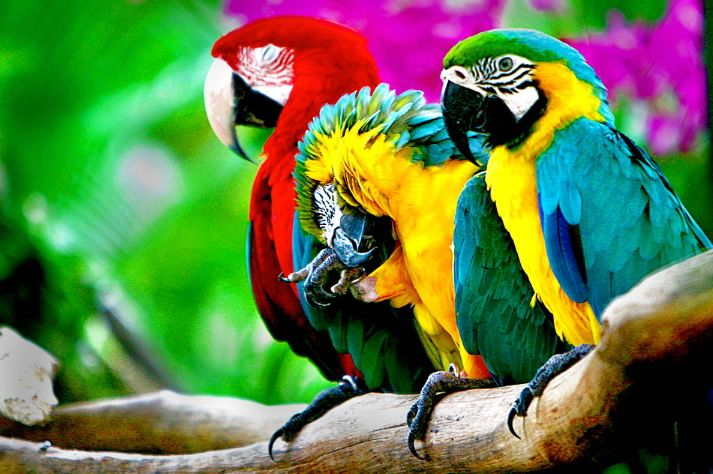
#> input picture week6/assignment1/data/parrots.jpg, 713 x 474 px
$ jupyter execute Assignment1.ipynb   (shell and % lines are left out)
#> lines starting #> are read from the running program, lines starting #| are printed output that depends on the picture
[cell 1]
import pandas as pd
import numpy as np
from skimage.io import imread
from skimage import img_as_float
import pylab
from sklearn.cluster import KMeans
from sklearn.metrics import mean_squared_error
from skimage.measure import compare_psnr

[cell 2]
image = imread('data/parrots.jpg').reshape(337962, 3)

[cell 3]
pylab.imshow(image)
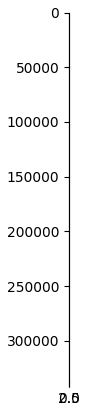
#> figure drawn by matplotlib, 1 panel

[cell 4]
img = img_as_float(image).reshape(337962, 3)
img1 = img_as_float(image).reshape(337962, 3)
img2 = img_as_float(image).reshape(337962, 3)

[cell 5]
kmeans = KMeans(n_clusters=5, init='k-means++', random_state=241)

[cell 6]
kmeans.fit(img)

[cell 7]
for i in np.unique(kmeans.labels_):
    img1[kmeans.labels_ == i] = np.median(img1[kmeans.labels_ == i])
    img2[kmeans.labels_ == i] = np.mean(img2[kmeans.labels_ == i])

[cell 8]
MAX = 1
mse = np.sum((image[:, 0] - img1[:, 0]) ** 2 + (image[:, 1] - img1[:, 1]) ** 2 + (image[:, 2] - img1[:, 2]) ** 2) / 3 / img1.shape[0]
#> mse = 16563.6
10 * np.log10(MAX ** 2 / mse)
#> Out = -42.19
